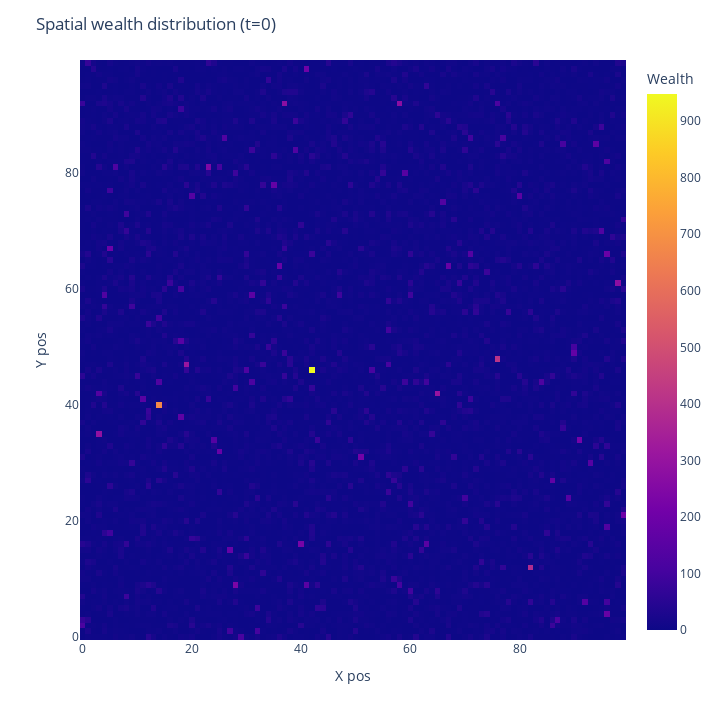

Notebook source saved alongside this figure:
### Markdown cell above
# PART 2: Experiments
### - Experiment 1: Highly segregated / Large custers (example):

### Code cell
# Define model parameters
size = 100
density = 0.9
fixed_areas_pc = 0.0
popilation_sizes = [0.6, 0.2, 0.2]
homophily = 5
cluster_threshold = 4
alpha=0.4
stopping_threshold=500
server=False

# Create the model
model = Schelling(size, density, fixed_areas_pc, popilation_sizes, homophily, cluster_threshold, alpha, stopping_threshold, server)

# Plot starting type/wealth distribution
plot2D_modelTypes(model)
plot2D_modelWealth(model)

# Run the model
steps = 200
for i in range(steps):
    model.step()

### Figure 1 — Plotly figure (JSON) as saved in the notebook; plotly's stock layout.template omitted (floating-point values rounded to 4 significant figures; data arrays with more than 128 entries replaced by an {"elided": "..."} marker saying what was removed)
{"data": [{"coloraxis": "coloraxis", "histfunc": "sum", "hovertemplate": "x_pos=%{x}<br>y_pos=%{y}<br>sum of wealth=%{z}<extra></extra>", "name": "", "nbinsx": 100, "nbinsy": 100, "type": "histogram2d", "x": {"elided": "9017 int values"}, "xaxis": "x", "xbingroup": "x", "y": {"elided": "9017 int values"}, "yaxis": "y", "ybingroup": "y", "z": {"elided": "9017 float values"}}], "layout": {"coloraxis": {"colorbar": {"title": {"text": "Wealth"}}, "colorscale": [[0, "#0d0887"], [0.1111, "#46039f"], [0.2222, "#7201a8"], [0.3333, "#9c179e"], [0.4444, "#bd3786"], [0.5556, "#d8576b"], [0.6667, "#ed7953"], [0.7778, "#fb9f3a"], [0.8889, "#fdca26"], [1, "#f0f921"]]}, "height": 720, "legend": {"tracegroupgap": 0}, "margin": {"t": 60}, "title": {"text": "Spatial wealth distribution (t=0)"}, "width": 720, "xaxis": {"anchor": "y", "domain": [0, 1], "title": {"text": "X pos"}}, "yaxis": {"anchor": "x", "domain": [0, 1], "title": {"text": "Y pos"}}}}
